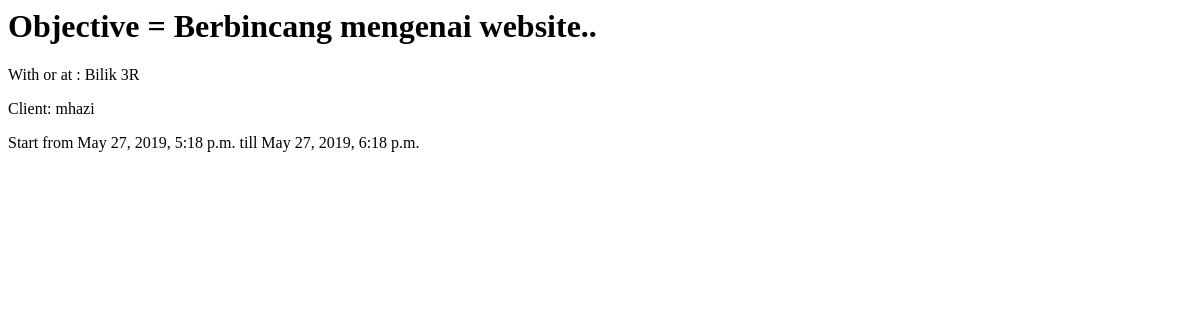
The app's page /appointment/1, older data.
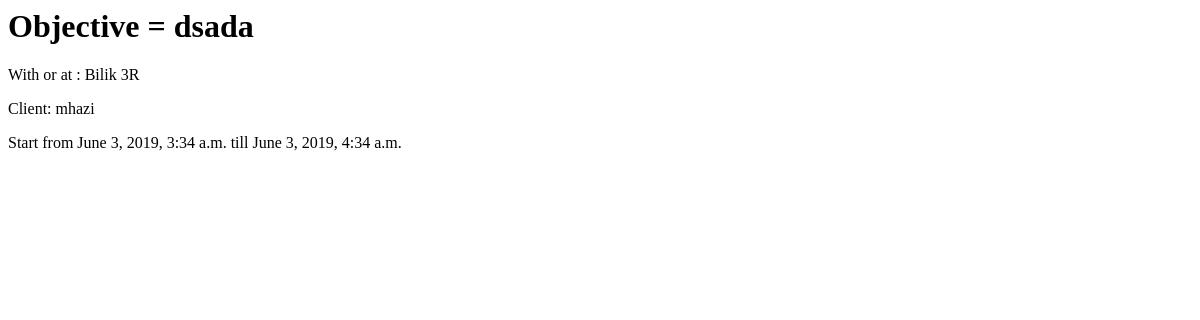
The same page, newer data.
### appointment/models.py (models this page shows, shortened)
class Appointment(models.Model):
    objective = models.CharField(max_length=80)
    start_time = models.DateTimeField(unique=True)
    end_time = models.DateTimeField(unique=True)
    client = models.ForeignKey(User, on_delete=models.CASCADE)
    approval = models.BooleanField(default=False)
    FAZIL = '1'
    AINUL = '2'
    BILIK = '3'
    ROOM_CHOICES =(
        (FAZIL, 'Cg. Fazilawati'),
        (AINUL, 'Cg Ainul'),
        (BILIK, 'Bilik 3R'),
    )
    rooom = models.CharField(
    max_length=1,
    choices=ROOM_CHOICES,
    default=BILIK,
    )

### appointment/views.py (the view)
# urls.py: path('<pk>', views.AppointmentDetailView.as_view(), name='appointment-detail'),
class AppointmentDetailView(DetailView):
    model = Appointment

### appointment/templates/appointment/appointment_detail.html (shortened to what this page needs)
<h1>Objective = {{ object.objective }}</h1>
<p>With or at : {{ object.get_rooom_display }}</p>
<p>Client: {{ object.client }}</p>
<p>Start from {{ object.start_time }} till {{ object.end_time }}</p>

Row changes from the older to the newer data that the page shows:
changed Appointment "Bilik 3R": objective "Berbincang mengenai website.." → "dsada"; start_time "May 27, 2019, 5:18 p.m." → "June 3, 2019, 3:34 a.m."; end_time "May 27, 2019, 6:18 p.m." → "June 3, 2019, 4:34 a.m."
